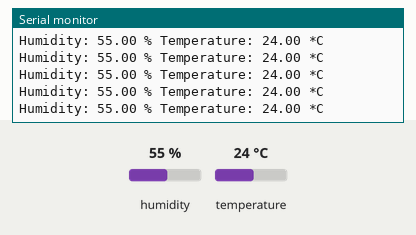
A sketch run on a simulated ESP8266 (NodeMCU). Parts: the last lines printed to the serial monitor. Inputs (shaded band) come from the test bench; at power-on: temperature 24 °C, humidity 55 %.

Above: at 1.2 s.
1.3 s: temperature set to 37 °C
At 1.33 s:
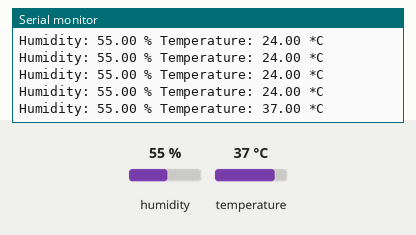
4.3 s: temperature set to 40 °C
At 4.31 s:
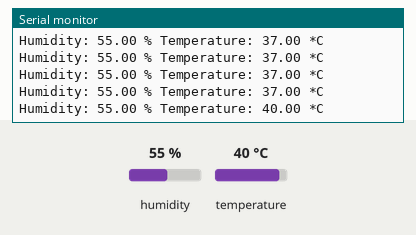
Timing chart, 0 to 7.3 s (numbered marks = the images above; inputs shaded):
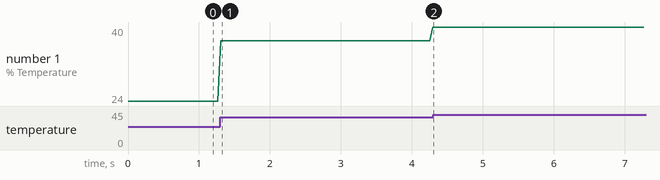

The sketch:

DHT_Test.ino
```cpp
#include <DHT.h>
#include <DHT_U.h>
#define DHT_PIN D3

DHT_Unified dht(DHT_PIN, DHT11);
sensors_event_t data;

int GLOBAL_TEMP = 0.0;
int GLOBAL_HMD = 0.0;

void setup() {
  Serial.begin(9600);
  dht.begin();
}

int getHumidity(){
  dht.humidity().getEvent(&data);
  Serial.print("Humidity: ");
  Serial.print(data.relative_humidity);
  Serial.print(" % ");
  return data.relative_humidity;
}

int getTemperature(){
  dht.temperature().getEvent(&data);
  Serial.print("Temperature: ");
  Serial.print(data.temperature);
  Serial.println(" *C");
  return data.temperature;
}

void loop() {
  GLOBAL_HMD = getHumidity();
  GLOBAL_TEMP = getTemperature();
  if(GLOBAL_TEMP > 38){
    Serial.println("HEATER OFF");
  }
  delay(1);
}
```

Measured:
- after the input at 1.3 s, the serial monitor: prints a new line at once (image 1)
- plotted number 1: 24 → 40 after the input at 1.3 s
